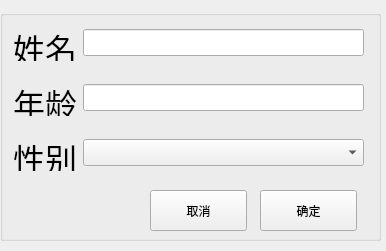
<?xml version="1.0" encoding="UTF-8"?>
<ui version="4.0">
 <class>Detail_from</class>
 <widget class="QWidget" name="Detail_from">
  <property name="windowModality">
   <enum>Qt::NonModal</enum>
  </property>
  <property name="geometry">
   <rect>
    <x>0</x>
    <y>0</y>
    <width>386</width>
    <height>251</height>
   </rect>
  </property>
  <property name="windowTitle">
   <string/>
  </property>
  <property name="windowIcon">
   <iconset resource="rc.qrc">
    <normaloff>:/image/info.png</normaloff>:/image/info.png</iconset>
  </property>
  <widget class="QGroupBox" name="groupBox">
   <property name="geometry">
    <rect>
     <x>0</x>
     <y>10</y>
     <width>381</width>
     <height>231</height>
    </rect>
   </property>
   <property name="title">
    <string/>
   </property>
   <widget class="QPushButton" name="enterButton">
    <property name="geometry">
     <rect>
      <x>260</x>
      <y>180</y>
      <width>97</width>
      <height>41</height>
     </rect>
    </property>
    <property name="text">
     <string>确定</string>
    </property>
   </widget>
   <widget class="QPushButton" name="cancelButton">
    <property name="geometry">
     <rect>
      <x>150</x>
      <y>180</y>
      <width>97</width>
      <height>41</height>
     </rect>
    </property>
    <property name="text">
     <string>取消</string>
    </property>
   </widget>
   <widget class="QLabel" name="label_T3_11">
    <property name="geometry">
     <rect>
      <x>13</x>
      <y>124</y>
      <width>64</width>
      <height>37</height>
     </rect>
    </property>
    <property name="text">
     <string>&lt;!DOCTYPE HTML PUBLIC &quot;-//W3C//DTD HTML 4.0//EN&quot; &quot;http://www.w3.org/TR/REC-html40/strict.dtd&quot;&gt;
&lt;html&gt;&lt;head&gt;&lt;meta name=&quot;qrichtext&quot; content=&quot;1&quot; /&gt;&lt;style type=&quot;text/css&quot;&gt;
p, li { white-space: pre-wrap; }
&lt;/style&gt;&lt;/head&gt;&lt;body style=&quot; font-family:'Ubuntu'; font-size:11pt; font-weight:400; font-style:normal;&quot;&gt;
&lt;table border=&quot;0&quot; style=&quot;-qt-table-type: root; margin-top:4px; margin-bottom:4px; margin-left:4px; margin-right:4px;&quot;&gt;
&lt;tr&gt;
&lt;td style=&quot;border: none;&quot;&gt;
&lt;p style=&quot; margin-top:0px; margin-bottom:0px; margin-left:0px; margin-right:0px; -qt-block-indent:0; text-indent:0px;&quot;&gt;&lt;span style=&quot; font-size:24pt;&quot;&gt;性别&lt;/span&gt;&lt;/p&gt;&lt;/td&gt;&lt;/tr&gt;&lt;/table&gt;&lt;/body&gt;&lt;/html&gt;</string>
    </property>
   </widget>
   <widget class="QComboBox" name="comboBox_sex">
    <property name="geometry">
     <rect>
      <x>83</x>
      <y>129</y>
      <width>281</width>
      <height>27</height>
     </rect>
    </property>
    <item>
     <property name="text">
      <string/>
     </property>
    </item>
    <item>
     <property name="text">
      <string>男</string>
     </property>
    </item>
    <item>
     <property name="text">
      <string>女</string>
     </property>
    </item>
   </widget>
   <widget class="QLabel" name="label_T3_12">
    <property name="geometry">
     <rect>
      <x>13</x>
      <y>14</y>
      <width>64</width>
      <height>37</height>
     </rect>
    </property>
    <property name="text">
     <string>&lt;!DOCTYPE HTML PUBLIC &quot;-//W3C//DTD HTML 4.0//EN&quot; &quot;http://www.w3.org/TR/REC-html40/strict.dtd&quot;&gt;
&lt;html&gt;&lt;head&gt;&lt;meta name=&quot;qrichtext&quot; content=&quot;1&quot; /&gt;&lt;style type=&quot;text/css&quot;&gt;
p, li { white-space: pre-wrap; }
&lt;/style&gt;&lt;/head&gt;&lt;body style=&quot; font-family:'Ubuntu'; font-size:11pt; font-weight:400; font-style:normal;&quot;&gt;
&lt;table border=&quot;0&quot; style=&quot;-qt-table-type: root; margin-top:4px; margin-bottom:4px; margin-left:4px; margin-right:4px;&quot;&gt;
&lt;tr&gt;
&lt;td style=&quot;border: none;&quot;&gt;
&lt;p style=&quot; margin-top:0px; margin-bottom:0px; margin-left:0px; margin-right:0px; -qt-block-indent:0; text-indent:0px;&quot;&gt;&lt;span style=&quot; font-size:24pt;&quot;&gt;姓名&lt;/span&gt;&lt;/p&gt;&lt;/td&gt;&lt;/tr&gt;&lt;/table&gt;&lt;/body&gt;&lt;/html&gt;</string>
    </property>
   </widget>
   <widget class="QLineEdit" name="lineEdit_pname">
    <property name="geometry">
     <rect>
      <x>83</x>
      <y>19</y>
      <width>281</width>
      <height>27</height>
     </rect>
    </property>
    <property name="text">
     <string/>
    </property>
   </widget>
   <widget class="QLabel" name="label_T3_10">
    <property name="geometry">
     <rect>
      <x>13</x>
      <y>69</y>
      <width>64</width>
      <height>37</height>
     </rect>
    </property>
    <property name="text">
     <string>&lt;!DOCTYPE HTML PUBLIC &quot;-//W3C//DTD HTML 4.0//EN&quot; &quot;http://www.w3.org/TR/REC-html40/strict.dtd&quot;&gt;
&lt;html&gt;&lt;head&gt;&lt;meta name=&quot;qrichtext&quot; content=&quot;1&quot; /&gt;&lt;style type=&quot;text/css&quot;&gt;
p, li { white-space: pre-wrap; }
&lt;/style&gt;&lt;/head&gt;&lt;body style=&quot; font-family:'Ubuntu'; font-size:11pt; font-weight:400; font-style:normal;&quot;&gt;
&lt;table border=&quot;0&quot; style=&quot;-qt-table-type: root; margin-top:4px; margin-bottom:4px; margin-left:4px; margin-right:4px;&quot;&gt;
&lt;tr&gt;
&lt;td style=&quot;border: none;&quot;&gt;
&lt;p style=&quot; margin-top:0px; margin-bottom:0px; margin-left:0px; margin-right:0px; -qt-block-indent:0; text-indent:0px;&quot;&gt;&lt;span style=&quot; font-size:24pt;&quot;&gt;年龄&lt;/span&gt;&lt;/p&gt;&lt;/td&gt;&lt;/tr&gt;&lt;/table&gt;&lt;/body&gt;&lt;/html&gt;</string>
    </property>
   </widget>
   <widget class="QLineEdit" name="lineEdit_age_numkeyboard">
    <property name="geometry">
     <rect>
      <x>83</x>
      <y>74</y>
      <width>281</width>
      <height>27</height>
     </rect>
    </property>
    <property name="text">
     <string/>
    </property>
   </widget>
  </widget>
 </widget>
 <resources>
  <include location="rc.qrc"/>
 </resources>
 <connections/>
</ui>
